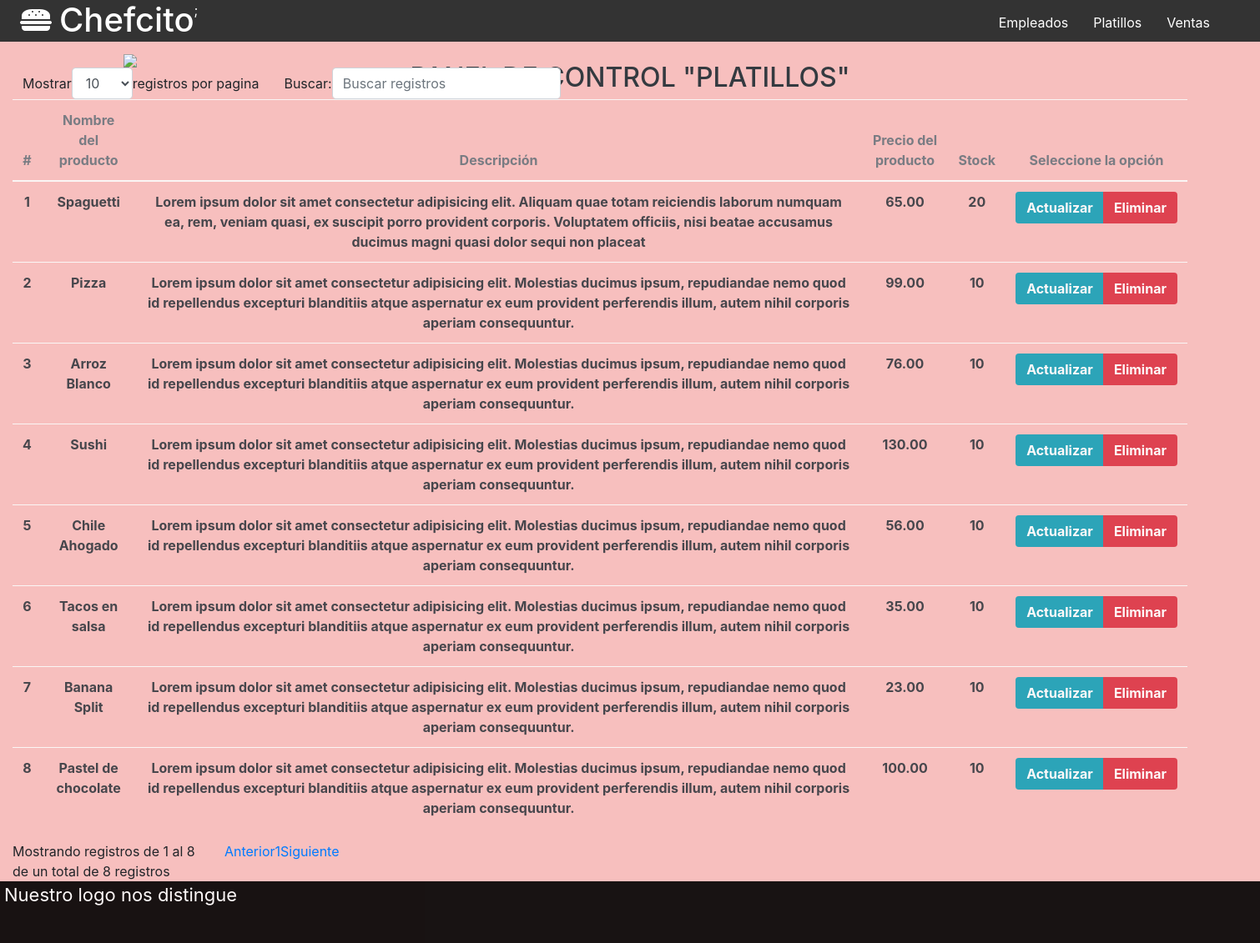
/index.php/platillos, run on the app's committed database.
### tables this page shows
CREATE TABLE `platillo` (
  `idPlatillo` int(3) NOT NULL,
  `nombre` varchar(30) DEFAULT NULL,
  `descripcion` varchar(250) DEFAULT NULL,
  `precio` float(10,2) DEFAULT NULL,
  `stock` int(11) NOT NULL,
  `estado` int(11) NOT NULL
);

### application/controllers/platillos.php (called while the page is built, shortened)
<?php
class platillos  extends CI_Controller
{
	function __construct()
	{
		$this->load->model('platillosModel');
	}
	public function index()
	{
		$data = array(
			'platillosindex' => $this->platillosModel->selectPlatillo()
		);
		$this->load->view('NavegacionAdministrador');
		$this->load->view('platillos/platillosCabecera');
		$this->load->view('platillos/tablaPlatillos',$data);
		$this->load->view('footer');
	}
}

### index.php (called while the page is built, shortened)
<?php
require_once BASEPATH.'core/CodeIgniter.php';

### application/models/platillosModel.php (called while the page is built, shortened)
<?php
	class platillosModel extends CI_Model
	{
		public function selectPlatillo()
		{
			$this->db->where('estado <=','2');
			$resultado = $this->db->get('platillo');
			return $resultado->result();
		}
	}
 ?>

### application/views/platillos/tablaPlatillos.php (the view, shortened to what this page needs)
<div class="table-responsive container-fluid">
  			<table id="example1" class="table table-light table-hover"style="background:#F7BFBE; opacity: 0.9;">
    			<thead>
      				<tr>
        				<th class="text-secondary text-center">#</th>
        				<th class="text-secondary text-center">Nombre del producto</th>
        				<th class="text-secondary text-center">Descripción</th>
        				<th class="text-secondary text-center">Precio del producto</th>
                <th class="text-secondary text-center">Stock</th>
                <th class="text-secondary text-center" >Seleccione la opción</th>
      				</tr>
    			</thead>
    			<tbody>
              <?php if(!empty($platillosindex)): ?>
              <?php foreach($platillosindex as $atributos):?>
      				<tr>
        				<td class="text-dark text-center"><b><?php echo $atributos->idPlatillo?></b></td>
                <td class="text-dark text-center"><b><?php echo $atributos->nombre?></b></td>
        				<td class="text-dark text-center"><b><?php echo $atributos->descripcion?></b></td>
        				<td class="text-dark text-center"><b><?php echo $atributos->precio?></b></td>
                <td class="text-dark text-center"><b><?php echo $atributos->stock?></b></td>
                 <td>
                   <div class="btn-group">
                     <a href="<?php echo base_url();?>platillos/editarPlatillo/<?php echo $atributos->idPlatillo;?>" class="btn text-white bg-info" ><span class="icon-write"><b>Actualizar</b></span></a>
                     <a href="<?php echo base_url()?>platillos/deletePlatillo/<?php echo $atributos->idPlatillo;?>" class="btn text-white bg-danger"><span class="icon-squared-cross"><b>Eliminar</b></span></a>
                   </div>
                 </td>
      				</tr>
            <?php endforeach ?>
          <?php endif; ?>
    			</tbody>
  			</table>
		</div>

### assests/css/estilos.css (style rules this page uses)
* { margin: 0; padding: 0; box-sizing: border-box; }
body { font-family: sans-serif; }

### data on the page
platillo: idPlatillo "1", nombre "Spaguetti", descripcion "Lorem ipsum dolor sit amet consectetur adipisicing elit. Aliquam quae totam reiciendis laborum numquam ea, rem, veniam quasi, ex suscipit porro provident corporis. Voluptatem officiis, nisi beatae accusamus ducimus magni quasi dolor sequi non placeat", precio "65.00", stock "20"
platillo: idPlatillo "2", nombre "Pizza", descripcion "Lorem ipsum dolor sit amet consectetur adipisicing elit. Molestias ducimus ipsum, repudiandae nemo quod id repellendus excepturi blanditiis atque aspernatur ex eum provident perferendis illum, autem nihil corporis aperiam consequuntur.", precio "99.00", stock "10"
platillo: idPlatillo "3", nombre "Arroz Blanco", descripcion "Lorem ipsum dolor sit amet consectetur adipisicing elit. Molestias ducimus ipsum, repudiandae nemo quod id repellendus excepturi blanditiis atque aspernatur ex eum provident perferendis illum, autem nihil corporis aperiam consequuntur.", precio "76.00", stock "10"
platillo: idPlatillo "4", nombre "Sushi", descripcion "Lorem ipsum dolor sit amet consectetur adipisicing elit. Molestias ducimus ipsum, repudiandae nemo quod id repellendus excepturi blanditiis atque aspernatur ex eum provident perferendis illum, autem nihil corporis aperiam consequuntur.", precio "130.00", stock "10"
platillo: idPlatillo "5", nombre "Chile Ahogado", descripcion "Lorem ipsum dolor sit amet consectetur adipisicing elit. Molestias ducimus ipsum, repudiandae nemo quod id repellendus excepturi blanditiis atque aspernatur ex eum provident perferendis illum, autem nihil corporis aperiam consequuntur.", precio "56.00", stock "10"
platillo: idPlatillo "6", nombre "Tacos en salsa", descripcion "Lorem ipsum dolor sit amet consectetur adipisicing elit. Molestias ducimus ipsum, repudiandae nemo quod id repellendus excepturi blanditiis atque aspernatur ex eum provident perferendis illum, autem nihil corporis aperiam consequuntur.", precio "35.00", stock "10"
platillo: idPlatillo "7", nombre "Banana Split", descripcion "Lorem ipsum dolor sit amet consectetur adipisicing elit. Molestias ducimus ipsum, repudiandae nemo quod id repellendus excepturi blanditiis atque aspernatur ex eum provident perferendis illum, autem nihil corporis aperiam consequuntur.", precio "23.00", stock "10"
platillo: idPlatillo "8", nombre "Pastel de chocolate", descripcion "Lorem ipsum dolor sit amet consectetur adipisicing elit. Molestias ducimus ipsum, repudiandae nemo quod id repellendus excepturi blanditiis atque aspernatur ex eum provident perferendis illum, autem nihil corporis aperiam consequuntur.", precio "100.00", stock "10"
